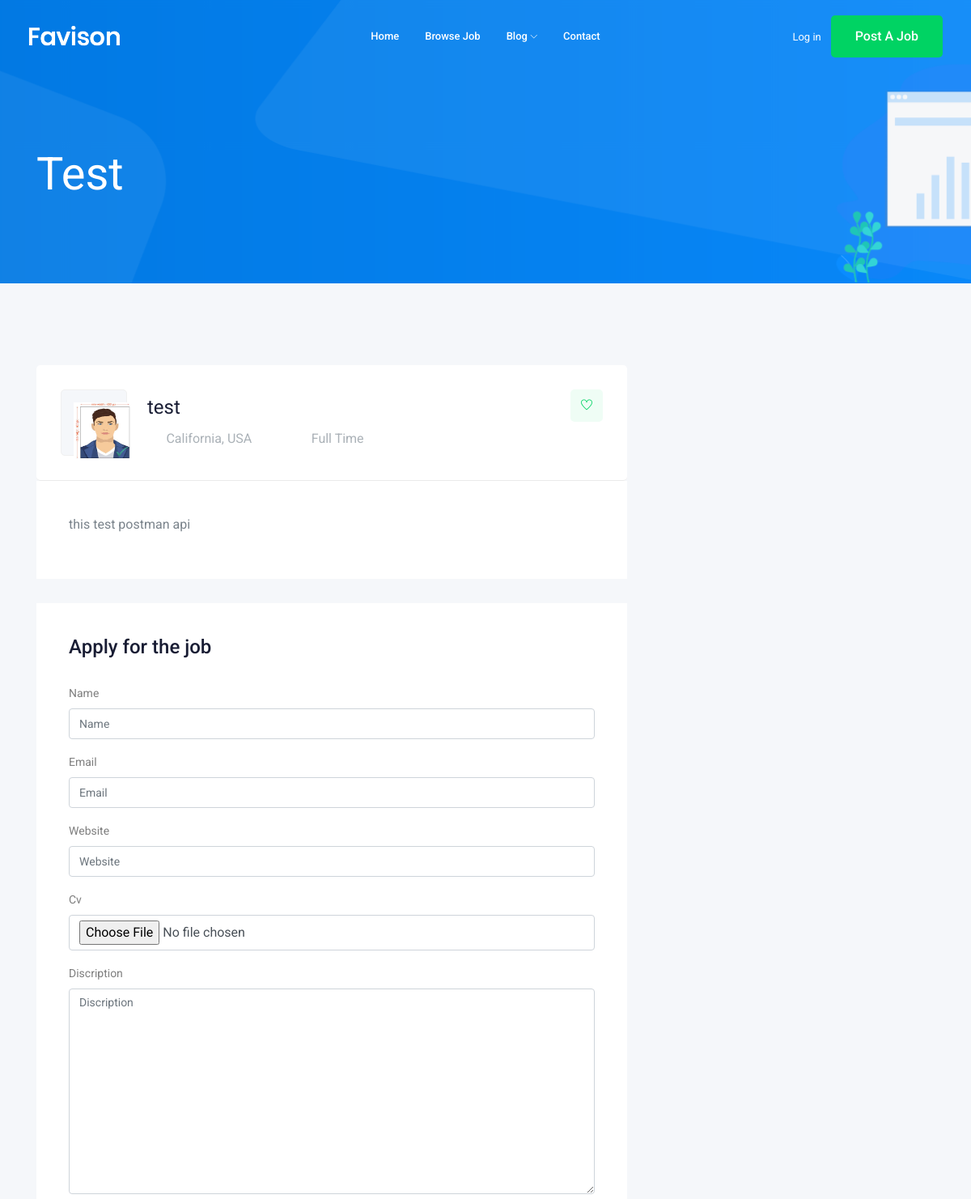
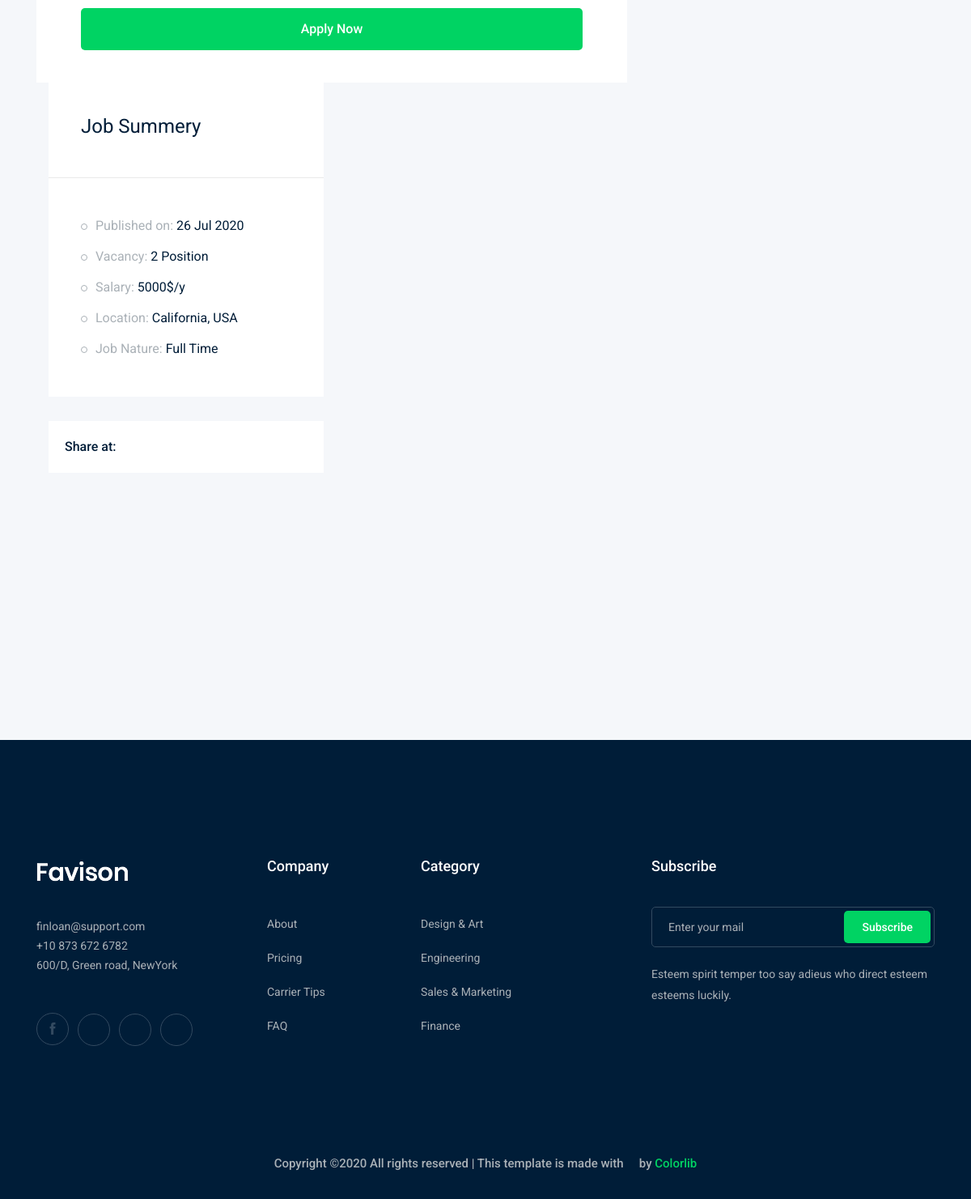
Page /jobs/test/ on the committed database (2 pictures, top to bottom).
### job/models.py (models this page shows, shortened)
class Job(models.Model):
    title            = models.CharField(max_length = 100)
    job_owner        = models.ForeignKey(User , related_name = 'job_owner',on_delete = models.CASCADE)
    slug             = models.SlugField(null= True , blank = True)
    category         = models.ForeignKey('Category', on_delete=models.CASCADE)
    job_type         = models.CharField(max_length=15 , choices  = Job_Time_choices)
    discription      = models.TextField(max_length=1000 )
    publish          = models.DateTimeField(default  = timezone.now)
    updated          = models.DateTimeField(auto_now_add=True)
    vacancy          = models.IntegerField(default = 1)
    salary           = models.IntegerField(default = 0)
    experience       = models.IntegerField(default = 1 )
    image            = models.ImageField( upload_to=image_upload)
    class Meta:
        ordering = ('-publish',)

### job/views.py (the view)
# urls.py: path('<slug:slug>/', views.job_detail , name = 'job_detail'),
def job_detail(request,slug):
    job  = get_object_or_404(Job , slug = slug)
    if request.method == 'POST':
        form = JobApplyForm(request.POST, request.FILES)
        if form.is_valid():
            new_form = form.save(commit=False)
            new_form.job_apply = job
            new_form.save()
    else :
        form = JobApplyForm()
    context = {
        'job':job ,
        'form':form,
    }
    return render(request, 'job/job_details.html', context)

### job/forms.py
class JobApplyForm(forms.ModelForm):
    class Meta:
        model = JobApply
        fields = ("name", "email", "website", "cv", "discription")

### job/templates/job/job_details.html (shortened to what this page needs)
{% extends 'base.html' %}
{% load bootstrap4 %}
    {% block content %}
    <div class="bradcam_area bradcam_bg_1">
        <div class="container">
            <div class="row">
                <div class="col-xl-12">
                    <div class="bradcam_text">
                        <h3>{{job.title}}</h3>
                    </div>
                </div>
            </div>
        </div>
    </div>
    <div class="job_details_area">
        <div class="container">
            <div class="row">
                <div class="col-lg-8">
                    <div class="job_details_header">
                        <div class="single_jobs white-bg d-flex justify-content-between">
                            <div class="jobs_left d-flex align-items-center">
                                <div class="thumb">
                                    <img src="{{job.image.url}}" height="70" width="70"">
                                </div>
                                <div class="jobs_conetent">
                                    <a href="#">
                                        <h4>{{job.title}}</h4>
                                    </a>
                                    <div class="links_locat d-flex align-items-center">
                                        <div class="location">
                                            <p> <i class="fa fa-map-marker"></i> California, USA</p>
                                        </div>
                                        <div class="location">
                                            <p> <i class="fa fa-clock-o"></i> {{job.job_type}}</p>
                                        </div>
                                    </div>
                                </div>
                            </div>
                            <div class="jobs_right">
                                <div class="apply_now">
                                    <a class="heart_mark" href="#"> <i class="ti-heart"></i> </a>
                                </div>
                            </div>
                        </div>
                    </div>
                    <div class="descript_wrap white-bg">
                        <div class="single_wrap">
                            <p>{{job.discription}}</p>
                        </div>
                    </div>
                    <div class="apply_job_form white-bg">
                        <h4>Apply for the job</h4>
                        <form method='POST' enctype="multipart/form-data" >
                                {% bootstrap_form form %}
                                <div class="col-md-12">
                                    <div class="submit_btn">
                                        <button class="boxed-btn3 w-100" type="submit">Apply Now</button>
                                    </div>
                                </div>
                            </div>
                    </div>
                </div>
                <div class="col-lg-4">
                    <div class="job_sumary">
                        <div class="summery_header">
                            <h3>Job Summery</h3>
                        </div>
                        <div class="job_content">
                            <ul>
                                <li>Published on: <span>{{job.publish|date:'d M Y'}}</span></li>
                                <li>Vacancy: <span>{{job.vacancy}} Position</span></li>
                                <li>Salary: <span>{{job.salary}}$/y</span></li>
                                <li>Location: <span>California, USA</span></li>
                                <li>Job Nature: <span> {{job.job_type}}</span></li>
                            </ul>
                        </div>
                    </div>
                    <div class="share_wrap d-flex">
                        <span>Share at:</span>
                        <ul>
                            <li><a href="#"> <i class="fa fa-facebook"></i></a> </li>
                            <li><a href="#"> <i class="fa fa-google-plus"></i></a> </li>
                            <li><a href="#"> <i class="fa fa-twitter"></i></a> </li>
                            <li><a href="#"> <i class="fa fa-envelope"></i></a> </li>
                        </ul>
                    </div>
                    <div class="job_location_wrap">
                        <div class="job_lok_inner">
                            <div id="map" style="height: 200px;"></div>
                          </div>
                    </div>
                </div>
            </div>
        </div>
{% endblock content %}

### rows in the picture
Job: title "Test", image (picture), title "test", job_type "Full Time", discription "this test postman api", publish "26 Jul 2020", vacancy "2", salary "5000"
